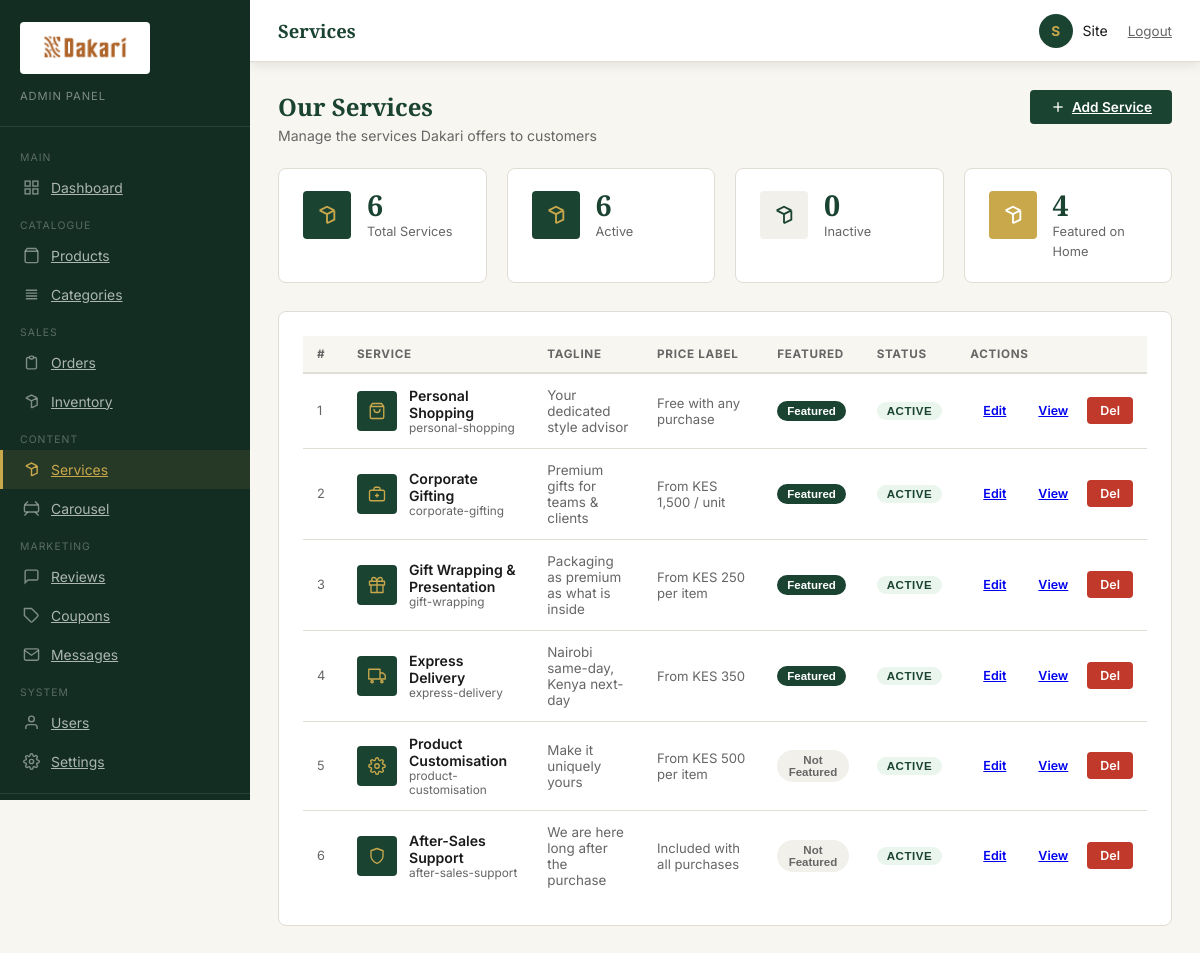
Screenshot of /admin/services.php (signed in) with the database file from the repository.
### tables this page shows
CREATE TABLE IF NOT EXISTS services (
    id          INT UNSIGNED AUTO_INCREMENT PRIMARY KEY,
    title       VARCHAR(150)  NOT NULL,
    slug        VARCHAR(150)  NOT NULL UNIQUE,
    tagline     VARCHAR(255)  DEFAULT NULL,
    description TEXT          DEFAULT NULL,
    icon        VARCHAR(60)   DEFAULT 'star',
    image       VARCHAR(255)  DEFAULT NULL,
    features    TEXT          DEFAULT NULL,
    price_label VARCHAR(80)   DEFAULT NULL,
    cta_text    VARCHAR(80)   DEFAULT 'Learn More',
    cta_url     VARCHAR(255)  DEFAULT NULL,
    is_featured TINYINT(1)    NOT NULL DEFAULT 0,
    sort_order  INT UNSIGNED  NOT NULL DEFAULT 0,
    status      ENUM('active','inactive') NOT NULL DEFAULT 'active',
    created_at  DATETIME      NOT NULL DEFAULT CURRENT_TIMESTAMP,
    updated_at  DATETIME      NOT NULL DEFAULT CURRENT_TIMESTAMP ON UPDATE CURRENT_TIMESTAMP
);

### admin/services.php (the view, shortened to what this page needs)
<?php
$services = get_services(false);
$counts   = [
    'total'    => count($services),
    'active'   => count(array_filter($services, fn($s) => $s['status'] === 'active')),
    'inactive' => count(array_filter($services, fn($s) => $s['status'] === 'inactive')),
    'featured' => count(array_filter($services, fn($s) => $s['is_featured'])),
];
include __DIR__ . '/includes/admin_header.php';
?>
<div class="admin-page-header">
    <div>
        <h1 class="admin-page-title">Our Services</h1>
        <p class="admin-page-sub">Manage the services Dakari offers to customers</p>
    </div>
    <a href="<?= BASE_URL ?>/admin/add-service.php" class="btn btn-green">
        <svg width="16" height="16" fill="none" stroke="currentColor" stroke-width="2" viewBox="0 0 24 24"><line x1="12" y1="5" x2="12" y2="19"/><line x1="5" y1="12" x2="19" y2="12"/></svg>
        Add Service
    </a>
</div>
<div class="stats-row" style="grid-template-columns:repeat(4,1fr)">
    <?php foreach ([
        ['Total Services',    $counts['total'],    'stat-card__icon--green'],
        ['Active',            $counts['active'],   'stat-card__icon--green'],
        ['Inactive',          $counts['inactive'], 'stat-card__icon--light'],
        ['Featured on Home',  $counts['featured'], 'stat-card__icon--gold'],
    ] as [$label,$val,$cls]): ?>
    <div class="stat-card">
        <div class="stat-card__icon <?= $cls ?>">
            <svg width="22" height="22" fill="none" stroke="currentColor" stroke-width="2" viewBox="0 0 24 24"><path d="M20 7l-8-4-8 4m16 0l-8 4m8-4v10l-8 4m0-10L4 7m8 4v10"/></svg>
        </div>
        <div>
            <span class="stat-card__value"><?= $val ?></span>
            <span class="stat-card__label"><?= $label ?></span>
        </div>
    </div>
    <?php endforeach; ?>
</div>
<div class="admin-card">
    <?php if (empty($services)): ?>
    <div class="empty-state" style="padding:48px 0">
        <h3>No services yet</h3>
        <p>Add your first service to display it on the website.</p>
        <a href="<?= BASE_URL ?>/admin/add-service.php" class="btn btn-green" style="margin-top:16px">Add Service</a>
    </div>
    <?php else: ?>
    <div class="admin-table-wrap">
    <table class="admin-table">
        <thead>
            <tr>
                <th style="width:40px">#</th>
                <th>Service</th>
                <th>Tagline</th>
                <th>Price Label</th>
                <th>Featured</th>
                <th>Status</th>
                <th>Actions</th>
            </tr>
        </thead>
        <tbody>
        <?php foreach ($services as $svc): ?>
        <tr>
            <td style="color:var(--text-muted);font-size:.8rem"><?= $svc['sort_order'] ?: $svc['id'] ?></td>
            <td>
                <div style="display:flex;align-items:center;gap:12px">
                    <div style="width:40px;height:40px;background:var(--green);border-radius:var(--radius);display:flex;align-items:center;justify-content:center;color:var(--gold);flex-shrink:0">
                        <?= service_icon_svg($svc['icon'] ?? 'star', 18) ?>
                    </div>
                    <div>
                        <div style="font-weight:600;font-size:.88rem"><?= e($svc['title']) ?></div>
                        <div style="font-size:.74rem;color:var(--text-muted)"><?= e($svc['slug']) ?></div>
                    </div>
                </div>
            </td>
            <td style="font-size:.84rem;color:var(--text-muted);max-width:220px"><?= e(mb_substr($svc['tagline'] ?? '', 0, 60)) ?><?= strlen($svc['tagline'] ?? '') > 60 ? '…' : '' ?></td>
            <td style="font-size:.82rem;color:var(--text-muted)"><?= $svc['price_label'] ? e($svc['price_label']) : '—' ?></td>
            <td>
                <form method="POST" style="display:inline">
                    <button type="submit" class="badge <?= $svc['is_featured'] ? 'badge-new' : '' ?>" style="cursor:pointer;border:none;background:<?= $svc['is_featured'] ? 'var(--green)' : 'var(--light)' ?>;color:<?= $svc['is_featured'] ? 'var(--white)' : 'var(--text-muted)' ?>;padding:4px 10px;border-radius:20px;font-size:.72rem;font-weight:700">
                        <?= $svc['is_featured'] ? 'Featured' : 'Not Featured' ?>
                    </button>
                </form>
            </td>
            <td>
                <form method="POST" style="display:inline">
                    <button type="submit" class="status-badge <?= $svc['status'] === 'active' ? 'status-processing' : 'status-cancelled' ?>" style="cursor:pointer;border:none">
                        <?= ucfirst($svc['status']) ?>
                    </button>
                </form>
            </td>
            <td>
                <div style="display:flex;gap:6px">
                    <a href="<?= BASE_URL ?>/admin/edit-service.php?id=<?= $svc['id'] ?>" class="btn btn-sm btn-outline-green">Edit</a>
                    <a href="<?= BASE_URL ?>/services.php#<?= e($svc['slug']) ?>" target="_blank" class="btn btn-sm btn-outline-green">View</a>
                    <form method="POST" style="display:inline" onsubmit="return confirm('Delete this service?')">
                        <button type="submit" class="btn btn-sm btn-danger">Del</button>
                    </form>
                </div>
            </td>
        </tr>
        <?php endforeach; ?>
        </tbody>
    </table>
    </div>
    <?php endif; ?>
</div>
<?php include __DIR__ . '/includes/admin_footer.php'; ?>

### includes/functions.php (shortened to what this page needs)
<?php
if (!function_exists('db')) {
    function db(): mysqli {
        static $conn = null;
        if ($conn === null) {
            $conn = new mysqli(DB_HOST, DB_USER, DB_PASS, DB_NAME);
            $conn->set_charset(DB_CHARSET);
        }
        return $conn;
    }
}
if (!function_exists('query')) {
    function query(string $sql, string $types = '', ...$params): mysqli_result|bool {
        $db   = db();
        $stmt = $db->prepare($sql);
        $stmt->execute();
        $result = $stmt->get_result();
        return $result !== false ? $result : true;
    }
}
if (!function_exists('fetchAll')) {
    function fetchAll(string $sql, string $types = '', ...$params): array {
        $result = query($sql, $types, ...$params);
        if ($result instanceof mysqli_result) {
            return $result->fetch_all(MYSQLI_ASSOC);
        }
        return [];
    }
}
function e(string $s): string { return htmlspecialchars($s, ENT_QUOTES, 'UTF-8'); }
function get_services(bool $active_only = true): array {
    return fetchAll('SELECT * FROM services ORDER BY sort_order, id');
}
function service_icon_svg(string $icon, int $size = 28): string {
    $paths = [
        'shopping_bag' => 'M6 2 3 6v14a2 2 0 0 0 2 2h14a2 2 0 0 0 2-2V6l-3-4zM3 6h18M16 10a4 4 0 0 1-8 0',
        'briefcase'    => 'M20 7H4a2 2 0 0 0-2 2v10a2 2 0 0 0 2 2h16a2 2 0 0 0 2-2V9a2 2 0 0 0-2-2zM16 7V5a2 2 0 0 0-2-2h-4a2 2 0 0 0-2 2v2M12 12v4M10 14h4',
        'gift'         => 'M20 12v10H4V12M22 7H2v5h20V7zM12 22V7M12 7H7.5a2.5 2.5 0 0 1 0-5C11 2 12 7 12 7zM12 7h4.5a2.5 2.5 0 0 0 0-5C13 2 12 7 12 7z',
        'truck'        => 'M1 3h15v13H1zM16 8h4l3 3v5h-7V8zM5.5 21a1.5 1.5 0 1 0 0-3 1.5 1.5 0 0 0 0 3zM18.5 21a1.5 1.5 0 1 0 0-3 1.5 1.5 0 0 0 0 3z',
        'settings'     => 'M12 15a3 3 0 1 0 0-6 3 3 0 0 0 0 6zM19.4 15a1.65 1.65 0 0 0 .33 1.82l.06.06a2 2 0 0 1-2.83 2.83l-.06-.06a1.65 1.65 0 0 0-1.82-.33 1.65 1.65 0 0 0-1 1.51V21a2 2 0 0 1-4 0v-.09A1.65 1.65 0 0 0 9 19.4a1.65 1.65 0 0 0-1.82.33l-.06.06a2 2 0 0 1-2.83-2.83l.06-.06A1.65 1.65 0 0 0 4.68 15a1.65 1.65 0 0 0-1.51-1H3a2 2 0 0 1 0-4h.09A1.65 1.65 0 0 0 4.6 9a1.65 1.65 0 0 0-.33-1.82l-.06-.06a2 2 0 0 1 2.83-2.83l.06.06A1.65 1.65 0 0 0 9 4.68a1.65 1.65 0 0 0 1-1.51V3a2 2 0 0 1 4 0v.09a1.65 1.65 0 0 0 1 1.51 1.65 1.65 0 0 0 1.82-.33l.06-.06a2 2 0 0 1 2.83 2.83l-.06.06A1.65 1.65 0 0 0 19.4 9a1.65 1.65 0 0 0 1.51 1H21a2 2 0 0 1 0 4h-.09a1.65 1.65 0 0 0-1.51 1z',
        'shield'       => 'M12 22s8-4 8-10V5l-8-3-8 3v7c0 6 8 10 8 10z',
        'star'         => 'M12 2l3.09 6.26L22 9.27l-5 4.87 1.18 6.88L12 17.77l-6.18 3.25L7 14.14 2 9.27l6.91-1.01L12 2z',
        'heart'        => 'M20.84 4.61a5.5 5.5 0 0 0-7.78 0L12 5.67l-1.06-1.06a5.5 5.5 0 0 0-7.78 7.78l1.06 1.06L12 21.23l7.78-7.78 1.06-1.06a5.5 5.5 0 0 0 0-7.78z',
    ];
    $d = $paths[$icon] ?? $paths['star'];
    return '<svg width="'.$size.'" height="'.$size.'" fill="none" stroke="currentColor" stroke-width="1.8" stroke-linecap="round" stroke-linejoin="round" viewBox="0 0 24 24"><path d="'.$d.'"/></svg>';
}

### assets/css/admin.css (style rules this page uses)
*, *::before, *::after { box-sizing: border-box; margin: 0; padding: 0; }
:root { --green: #1B4332; --green-dark: #132d22; --green-mid: #2d6a4f; --gold: #C9A84C; --gold-dark: #a8873a; --white: #ffffff; --off-white: #f8f6f0; --light: #f2f0ea; --border: #e0ddd5; --text: #1a1a1a; --text-muted: #666; --sidebar-w: 250px; --header-h: 62px; --font-serif: 'Playfair Display', Georgia, serif; --font-sans: 'Inter', system-ui, sans-serif; --radius: 4px; --radius-lg: 8px; --shadow: 0 2px 12px rgba(0,0,0,.10); --transition: .2s ease; }
body { font-family: var(--font-sans); color: var(--text); background: var(--off-white); display: flex; }
.stats-row { display: grid; grid-template-columns: repeat(4, 1fr); gap: 20px; margin-bottom: 28px; }
.stat-card { background: var(--white); border: 1px solid var(--border); border-radius: var(--radius-lg); padding: 22px 24px; display: flex; align-items: flex-start; gap: 16px; }
.stat-card__icon { width: 48px; height: 48px; border-radius: var(--radius); display: flex; align-items: center; justify-content: center; flex-shrink: 0; }
.stat-card__icon--green { background: var(--green); color: var(--gold); }
.stat-card__icon--gold { background: var(--gold); color: var(--white); }
.stat-card__icon--light { background: var(--light); color: var(--green); }
.stat-card__value { font-family: var(--font-serif); font-size: 1.8rem; font-weight: 700; color: var(--green); display: block; line-height: 1; }
.stat-card__label { font-size: .8rem; color: var(--text-muted); margin-top: 4px; }
.status-badge { display: inline-block; padding: 3px 10px; border-radius: 20px; font-size: .72rem; font-weight: 600; text-transform: uppercase; letter-spacing: .05em; }
.status-processing { background: #eaf5ee; color: #1B4332; }
.btn { display: inline-flex; align-items: center; gap: 6px; padding: 9px 20px; font-size: .85rem; font-weight: 600; border-radius: var(--radius); cursor: pointer; border: none; transition: var(--transition); font-family: var(--font-sans); }
.btn-green { background: var(--green); color: var(--white); }
.btn-danger { background: #c0392b; color: var(--white); }
.btn-sm { padding: 6px 13px; font-size: .78rem; }
.admin-page-header { display: flex; align-items: flex-start; justify-content: space-between; margin-bottom: 24px; flex-wrap: wrap; gap: 12px; }
.admin-page-title { font-family: var(--font-serif); font-size: 1.5rem; color: var(--green); }
.admin-page-sub { color: var(--text-muted); font-size: .88rem; margin-top: 4px; }
.admin-card { background: var(--white); border: 1px solid var(--border); border-radius: var(--radius-lg); padding: 24px; margin-bottom: 24px; }
.admin-table-wrap { overflow-x: auto; }
.admin-table { width: 100%; border-collapse: collapse; }
.admin-table th { text-align: left; padding: 11px 14px; font-size: .73rem; text-transform: uppercase; letter-spacing: .06em; color: var(--text-muted); border-bottom: 2px solid var(--border); background: var(--off-white); white-space: nowrap; }
.admin-table td { padding: 13px 14px; border-bottom: 1px solid var(--border); font-size: .88rem; vertical-align: middle; }
.admin-table tr:last-child td { border-bottom: none; }
.badge-new { background: #fdf8ec; color: #a8873a; }

### rows the page displays
services: sort_order "1", title "Personal Shopping", slug "personal-shopping", tagline "Your dedicated style advisor", price_label "Free with any purchase", is_featured "Featured", status "ACTIVE"
services: sort_order "2", title "Corporate Gifting", slug "corporate-gifting", tagline "Premium gifts for teams & clients", price_label "From KES 1,500 / unit", is_featured "Featured", status "ACTIVE"
services: sort_order "3", title "Gift Wrapping & Presentation", slug "gift-wrapping", tagline "Packaging as premium as what is inside", price_label "From KES 250 per item", is_featured "Featured", status "ACTIVE"
services: sort_order "4", title "Express Delivery", slug "express-delivery", tagline "Nairobi same-day, Kenya next-day", price_label "From KES 350", is_featured "Featured", status "ACTIVE"
services: sort_order "5", title "Product Customisation", slug "product-customisation", tagline "Make it uniquely yours", price_label "From KES 500 per item", is_featured "Not Featured", status "ACTIVE"
services: sort_order "6", title "After-Sales Support", slug "after-sales-support", tagline "We are here long after the purchase", price_label "Included with all purchases", is_featured "Not Featured", status "ACTIVE"

### other values shown
$admin_page_title "Services"
substr($_SESSION['user_name'] ?? 'A', 0, 1) "S"
$_SESSION['user_name'] "Site"
$val "6"
$label "Total Services"
$label "Active"
$val "0"
$label "Inactive"
$val "4"
$label "Featured on Home"
